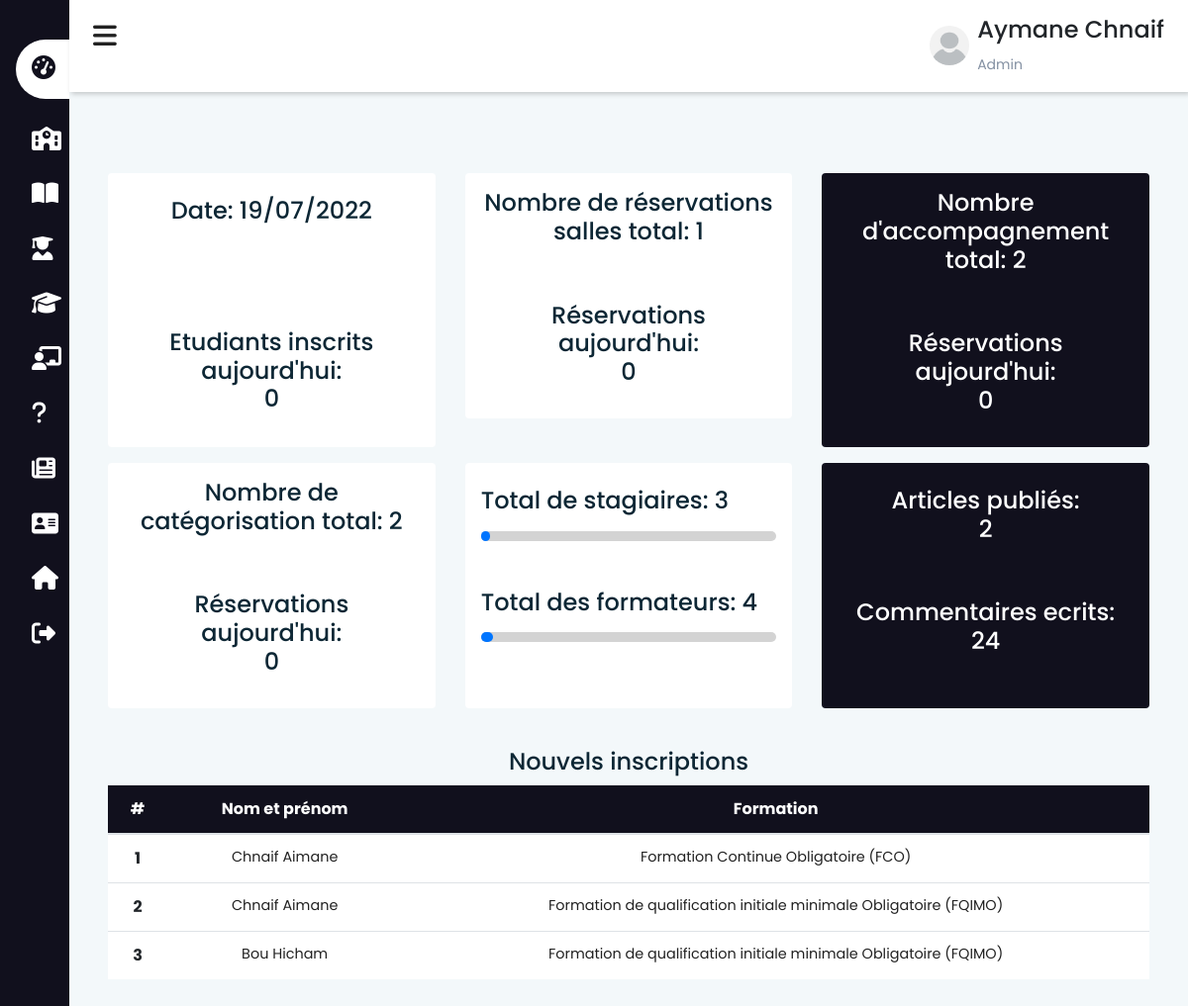
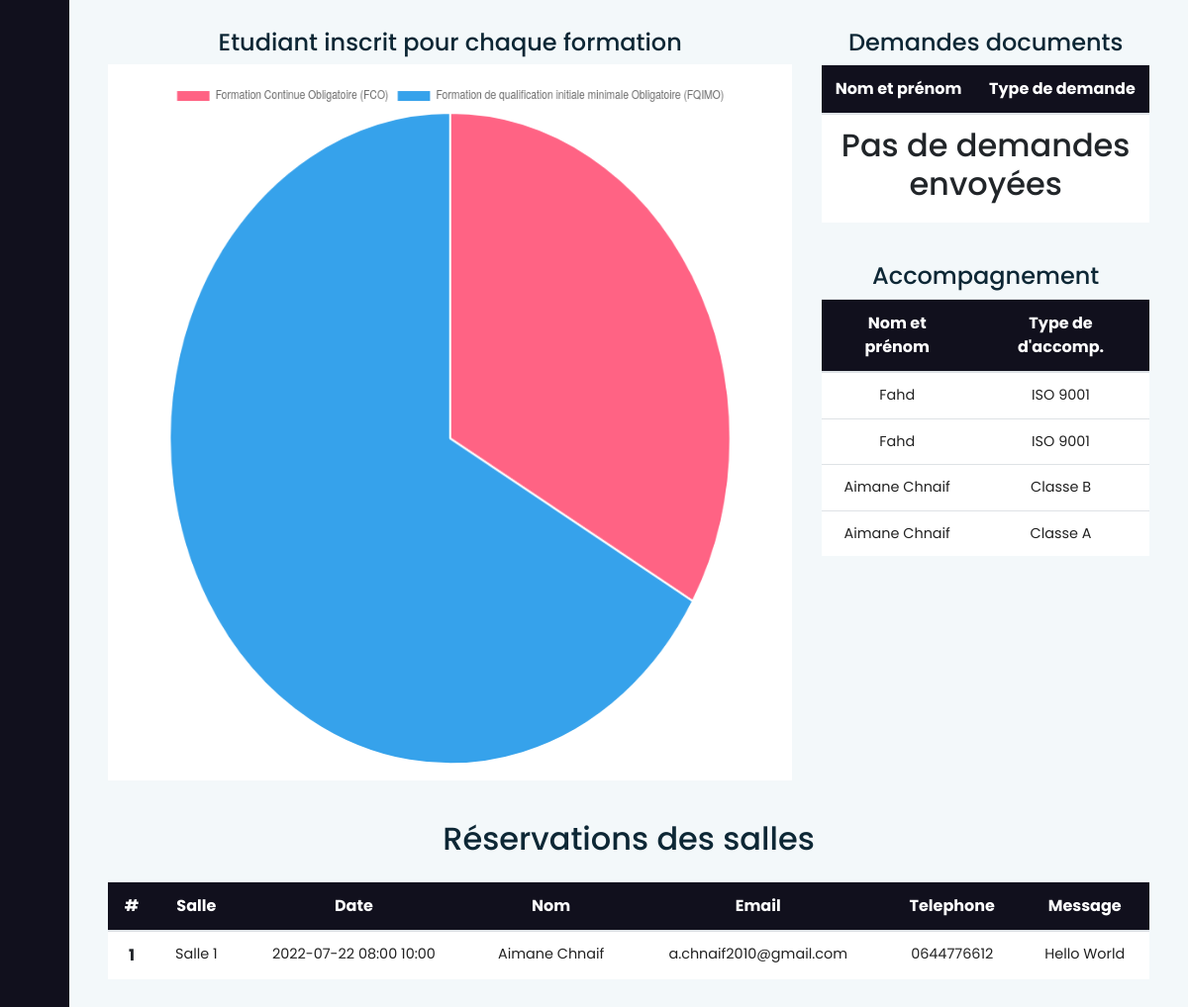
/admin/dashboard (signed in), run on the app's committed database (2 pictures, top to bottom).
### tables this page shows
CREATE TABLE `etudiant` (
  `etud_id` int(11) NOT NULL,
  `etud_nom` varchar(200) NOT NULL,
  `etud_nom_arab` varchar(200) NOT NULL,
  `etud_prenom` varchar(200) NOT NULL,
  `etud_prenom_arabe` varchar(200) NOT NULL,
  `etud_email` varchar(200) NOT NULL,
  `etud_telephone` varchar(200) NOT NULL,
  `etud_motdepasse` varchar(200) NOT NULL,
  `etud_cin` varchar(200) NOT NULL,
  `etud_formation` int(11) NOT NULL,
  `etud_naissance` date NOT NULL,
  `etud_lieu_naissance` varchar(50) NOT NULL,
  `etud_adress` varchar(200) NOT NULL,
  `etud_permis` varchar(200) NOT NULL,
  `etud_cat_permis` varchar(200) NOT NULL,
  `etude_carte_pro` varchar(200) NOT NULL,
  `etud_permis_obt` date NOT NULL DEFAULT current_timestamp(),
  `etud_scan_cin` varchar(200) NOT NULL,
  `etud_scan_permis` varchar(200) NOT NULL,
  `etud_scan_visite` varchar(200) NOT NULL,
  `etud_promos` int(11) DEFAULT NULL,
  `etud_image` varchar(500) NOT NULL,
  `etud_inscription` date NOT NULL DEFAULT current_timestamp()
);

CREATE TABLE `formation` (
  `for_id` int(11) NOT NULL,
  `for_nom` varchar(200) NOT NULL,
  `for_nom_arab` varchar(200) NOT NULL,
  `for_pres` text NOT NULL,
  `for_pres_arab` text NOT NULL,
  `for_descr` text NOT NULL,
  `for_desc_arab` text NOT NULL
);

CREATE TABLE `iso` (
  `iso_id` int(11) NOT NULL,
  `iso_nom` varchar(200) NOT NULL,
  `iso_presentation` text NOT NULL,
  `iso_res_nom` varchar(200) NOT NULL,
  `iso_res_email` varchar(200) NOT NULL,
  `iso_res_message` text NOT NULL,
  `iso_res_date` date NOT NULL DEFAULT current_timestamp()
);

CREATE TABLE `douane` (
  `dou_id` int(11) NOT NULL,
  `dou_nom` varchar(200) NOT NULL,
  `dou_res_nom` varchar(200) NOT NULL,
  `dou_res_email` varchar(200) NOT NULL,
  `dou_res_message` text NOT NULL,
  `dou_res_date` date NOT NULL DEFAULT current_timestamp()
);

CREATE TABLE `reservation` (
  `res_id` int(11) NOT NULL,
  `res_nom` varchar(200) NOT NULL,
  `res_telephone` varchar(200) NOT NULL,
  `res_email` varchar(200) NOT NULL,
  `res_salle` int(11) NOT NULL,
  `res_commentaire` varchar(200) NOT NULL,
  `res_date` date NOT NULL DEFAULT current_timestamp(),
  `time_debut` varchar(200) NOT NULL,
  `time_fin` varchar(200) NOT NULL,
  `res_ajout` date NOT NULL DEFAULT current_timestamp()
);

CREATE TABLE `salle` (
  `sal_id` int(11) NOT NULL,
  `sal_nom` varchar(200) NOT NULL,
  `sal_nom_arab` text NOT NULL,
  `sal_desc` text NOT NULL,
  `sal_desc_arab` text NOT NULL,
  `sal_prix` float NOT NULL,
  `sal_personne` int(11) NOT NULL,
  `sal_image` varchar(200) NOT NULL,
  `sal_service` varchar(200) NOT NULL,
  `sal_service_arab` varchar(200) NOT NULL,
  `sal_service2` varchar(200) NOT NULL,
  `sal_service2_arab` varchar(200) NOT NULL,
  `sal_service3` varchar(200) NOT NULL,
  `sal_service3_arab` varchar(200) NOT NULL,
  `sal_service4` varchar(200) NOT NULL,
  `sal_service4_arab` varchar(200) NOT NULL
);

### admin/dashboard.php (the view, shortened to what the rows shown need)
<?php include_once "../session.php"; ?>
<?php
$etudparforma = $data->getEtudiantparFormation();
$etudiantsinscrit = $data->getEtudiantInscri();
$diplomes = $data->getDiplome();
$attestations = $data->getAttestation();
$reservations = $data->getReservations();
$iso = $data->getiso();
$douane = $data->getdouane();
$i = 1;
foreach ($etudparforma as $etud) {
    $nombreEtudiant[] = $etud['nombre_total'];
    $formation[] = $etud['for_nom'];
}
?>
<!DOCTYPE html>
<html lang="fr">
<head>
    <?php
        include_once "../includes/header.php";
    ?>
</head>
<body>
    <div class="main-content">
        <div class="container-fluid">
            <header>
                <?php include 'admin.php' ?>
            </header>
            <main>
                <div class="row">
                    <div class="col-md-12">
                        <table class="table bg-white">
                            <thead class="text-center text-white" style="background-color: #11101d;">
                                <tr>
                                    <th scope="col">#</th>
                                    <th scope="col">Nom et prénom</th>
                                    <th scope="col">Formation</th>
                                </tr>
                            </thead>
                            <tbody class="text-center">
                                <?php
                                if (empty($etudiantsinscrit)) {
                                ?>
                                    <tr>
                                        <th scope="row" colspan="3">
                                            <h2>Pas d'étudiant inscrit</h2>
                                        </th>
                                    </tr>
                                    <?php
                                } else {
                                    foreach ($etudiantsinscrit as $inscrit) {
                                    ?>
                                        <tr>
                                            <th scope="row"><?php echo $i ?></th>
                                            <td><?php echo $inscrit['etud_nom'] . " " . $inscrit['etud_prenom']; ?></td>
                                            <td><?php echo $inscrit['for_nom'] ?></td>
                                        </tr>
                                <?php
                                        $i++;
                                    }
                                }
                                ?>
                            </tbody>
                        </table>
                    </div>
                    <div class="col-md-4 text-center">
                        <table class="table bg-white">
                            <thead class="text-center text-white" style="background-color: #11101d;">
                                <tr>
                                    <th>Nom et prénom</th>
                                    <th>Type de demande</th>
                                </tr>
                            </thead>
                            <tbody class="text-center">
                                <?php
                                if (empty($diplomes) && empty($attestations)) {
                                ?>
                                    <tr>
                                        <th scope="row" colspan="3">
                                            <h2>Pas de demandes envoyées</h2>
                                        </th>
                                    </tr>
                                    <?php
                                }
                                ?>
                            </tbody>
                        </table>
                        <table class="table bg-white">
                            <thead class="text-center text-white" style="background-color: #11101d;">
                                <tr>
                                    <th>Nom et prénom</th>
                                    <th>Type de d'accomp.</th>
                                </tr>
                            </thead>
                            <tbody class="text-center">
                                <?php
                                if (empty($iso) && empty($douane)) {
                                ?>
                                    <tr>
                                        <th scope="row" colspan="2">
                                            <h2>Pas de demandes envoyées</h2>
                                        </th>
                                    </tr>
                                    <?php
                                } else {
                                    foreach ($iso as $item) {
                                    ?>
                                        <tr>
                                            <td><?= $item['iso_res_nom'] ?></td>
                                            <td><?= $item['iso_nom'] ?></td>
                                        </tr>
                                    <?php
                                    }
                                    foreach ($douane as $item) {
                                    ?>
                                        <tr>
                                            <td><?= $item['dou_res_nom'] ?></td>
                                            <td><?= $item['dou_nom'] ?></td>
                                        </tr>
                                <?php
                                    }
                                }
                                ?>
                            </tbody>
                        </table>
                    </div>
                    <div class="col-md-12">
                        <div class="text-center pt-3 text-color">
                            <h2 class="pt-4">Réservations des salles</h2>
                        </div>
                        <table class="table bg-white mt-4">
                            <thead class="text-center text-white" style="background-color: #11101d;">
                                <tr>
                                    <th scope="col">#</th>
                                    <th scope="col">Salle</th>
                                    <th scope="col">Date</th>
                                    <th scope="col">Nom</th>
                                    <th scope="col">Email</th>
                                    <th scope="col">Telephone</th>
                                    <th scope="col">Message</th>
                                </tr>
                            </thead>
                            <tbody class="text-center">
                                <?php
                                if (empty($reservations)) {
                                ?>
                                    <tr>
                                        <th scope="row" colspan="7">
                                            <h2>Pas de réservation effectuées</h2>
                                        </th>
                                    </tr>
                                    <?php
                                } else {
                                    $i = 1;
                                    foreach ($reservations as $reservation) {
                                    ?>
                                        <tr>
                                            <th scope="row"><?php echo $i++ ?></th>
                                            <td><?php echo $reservation['sal_nom']; ?></td>
                                            <td><?php echo $reservation['res_date'] . " " . $reservation['time_debut'] . " " . $reservation['time_fin']; ?></td>
                                            <td><?php echo $reservation['res_nom']; ?></td>
                                            <td><?php echo $reservation['res_email']; ?></td>
                                            <td><?php echo $reservation['res_telephone']; ?></td>
                                            <td><?php echo $reservation['res_commentaire']; ?></td>
                                        </tr>
                                <?php
                                    }
                                }
                                ?>
                            </tbody>
                        </table>
                    </div>
                </div>
            </main>
        </div>
    </div>
    <script>
        const data = {
            labels: <?php echo json_encode($formation) ?>,
            datasets: [{
                label: 'My First Dataset',
                data: <?php echo json_encode($nombreEtudiant) ?>,
                backgroundColor: [
                    'rgb(255, 99, 132)',
                    'rgb(54, 162, 235)',
                    'rgb(255, 205, 86)'
                ],
                hoverOffset: 4
            }]
        };
        /*const labels = <?php
                            ?>;
        const data = {
            labels: labels,
            datasets: [{
                label: 'Formation',
                data: <?php
                        ?>,
                backgroundColor: [
                    'rgba(255, 99, 132, 0.2)',
                    'rgba(255, 159, 64, 0.2)',
                    'rgba(255, 205, 86, 0.2)',
                    'rgba(75, 192, 192, 0.2)',
                    'rgba(54, 162, 235, 0.2)',
                    'rgba(153, 102, 255, 0.2)',
                    'rgba(201, 203, 207, 0.2)',
                ],
                borderColor: [
                    'rgb(255, 99, 132)',
                    'rgb(255, 159, 64)',
                    'rgb(255, 205, 86)',
                    'rgb(75, 192, 192)',
                    'rgb(54, 162, 235)',
                    'rgb(153, 102, 255)',
                    'rgb(201, 203, 207)'
                ],
                borderWidth: 1
            }]
        };*/
        const config = {
            type: 'pie',
            data: data,
        };
        /*const config = {
            type: 'bar',
            data: data,
            options: {
                scales: {
                    y: {
                        beginAtZero: true
                    }
                }
            },
        };*/
        const myChart = new Chart(
            document.getElementsByClassName('myChart'),
            config
        );
    </script>
</body>
</html>

### data on the page
etudiant: etud_nom "Chnaif", etud_prenom "Aimane", etud_formation.for_nom "Formation Continue Obligatoire (FCO)"
etudiant: etud_nom "Chnaif", etud_prenom "Aimane", etud_formation.for_nom "Formation de qualification initiale minimale Obligatoire (FQIMO)"
etudiant: etud_nom "Bou", etud_prenom "Hicham", etud_formation.for_nom "Formation de qualification initiale minimale Obligatoire (FQIMO)"
iso: iso_res_nom "Fahd", iso_nom "ISO 9001"
iso: iso_res_nom "Fahd", iso_nom "ISO 9001"
douane: dou_res_nom "Aimane Chnaif", dou_nom "Classe B"
douane: dou_res_nom "Aimane Chnaif", dou_nom "Classe A"
reservation: res_salle.sal_nom "Salle 1", res_date "2022-07-22", time_debut "08:00", time_fin "10:00", res_nom "Aimane Chnaif", res_email "a.chnaif2010@gmail.com", res_telephone "0644776612", res_commentaire "Hello World"

### other printed values
$_SESSION['prenom'] "Aymane"
$_SESSION['nom'] "Chnaif"
$etudiantdate "0"
$sallenumb "1"
$salledate "0"
$countiso "2"
$countisodate "0"
$countdaounae "2"
$countdouanedate "0"
$total_etud "3"
$total_prof "4"
$total_article "2"
$com_total "24"
chart data {{ json_encode($nombreEtudiant) }} ["1","2"]
